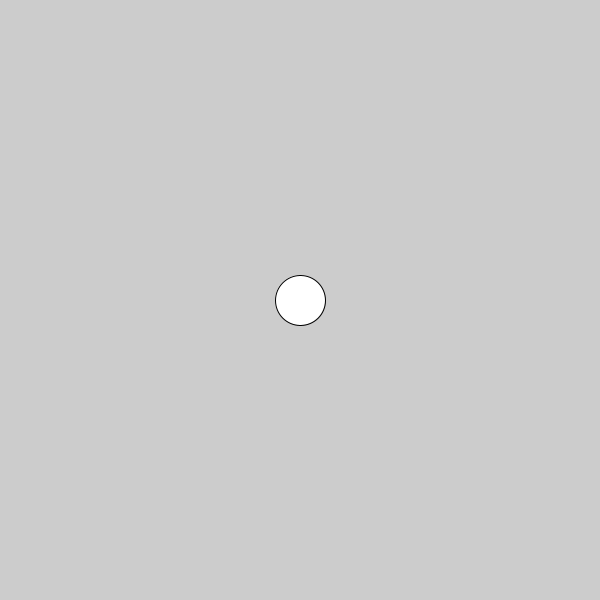
Frame 1 (no input)
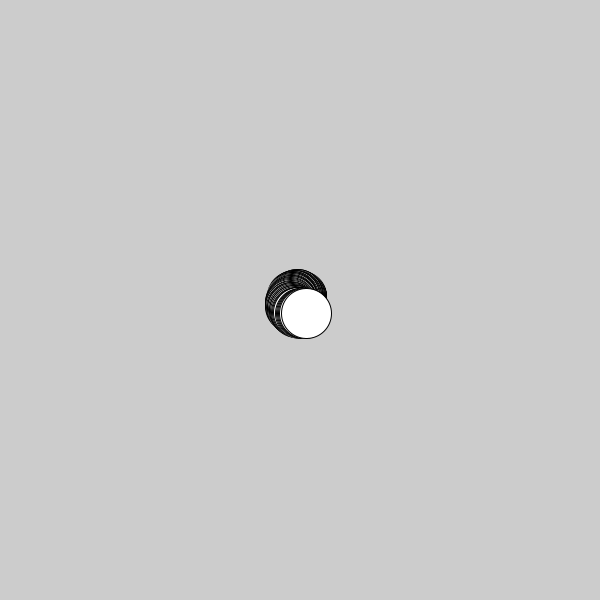
Frame 60 (the mouse pressed at the canvas centre just before this capture)
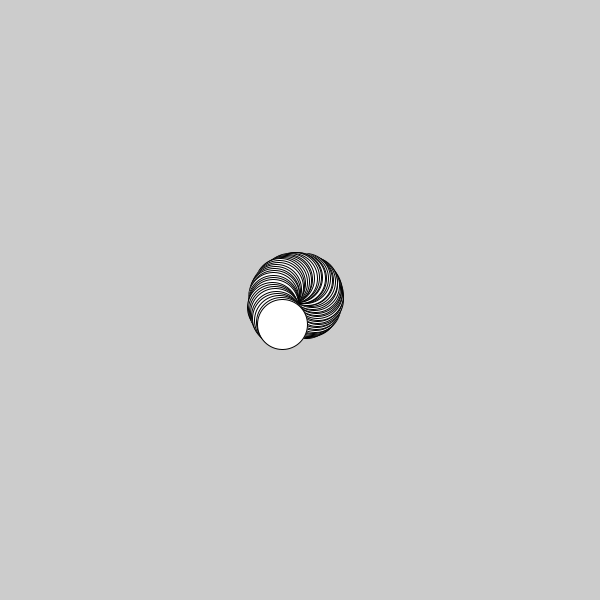
Frame 120 (the mouse held since frame 60 and released just before this capture)

The Processing sketch that drew these frames (run headless with seeded random() and noise(); from frame 60 on, the mouse is pressed at the canvas centre):

// Processing sketch: ej03_espiral_polares
// ── ej03_espiral_polares.pde

// Sistemas de coordenadas en processing
// ej03_espiral_polares

/* CONVERSION ENTRE SISTEMAS DE COORDENADAS
 
 de polares a cartesianas
 x = d*cos(a)
 y = d*sin(a)
 
 de cartesianas a polares
 d = dist(x,y,x2,y2);
 a = atan2(y-y2,x-x2);
 */
 
 int velA, accA;

void setup(){
  size( 600, 600 );
  
  accA = 5;
}

void draw(){
  
  push();  //pushMatrix() + pushStyle()
  translate( 300, 300 );
  
  float angulo = radians(velA) ;  //sumo 2 grados por ciclo draw
  float distancia = frameCount/4;  //sumo pixeles de distancia por ciclo draw
  
  //conversión de polares a cartesianas
  float x = distancia * cos(angulo);
  float y = distancia * sin(angulo);
  
  circle( x, y, 50 );
  pop();
  
  velA -= accA;
  

}
